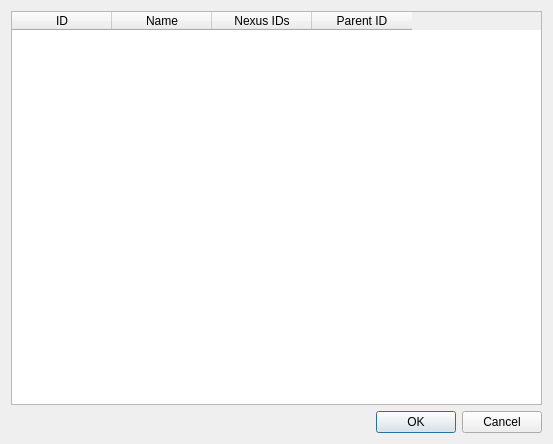
<?xml version="1.0" encoding="UTF-8"?>
<ui version="4.0">
 <class>CategoriesDialog</class>
 <widget class="QDialog" name="CategoriesDialog">
  <property name="geometry">
   <rect>
    <x>0</x>
    <y>0</y>
    <width>553</width>
    <height>444</height>
   </rect>
  </property>
  <property name="windowTitle">
   <string>Categories</string>
  </property>
  <layout class="QVBoxLayout" name="verticalLayout">
   <item>
    <widget class="QTableWidget" name="categoriesTable">
     <property name="contextMenuPolicy">
      <enum>Qt::CustomContextMenu</enum>
     </property>
     <property name="dragEnabled">
      <bool>false</bool>
     </property>
     <property name="dragDropOverwriteMode">
      <bool>false</bool>
     </property>
     <property name="dragDropMode">
      <enum>QAbstractItemView::NoDragDrop</enum>
     </property>
     <property name="defaultDropAction">
      <enum>Qt::IgnoreAction</enum>
     </property>
     <property name="selectionMode">
      <enum>QAbstractItemView::SingleSelection</enum>
     </property>
     <property name="selectionBehavior">
      <enum>QAbstractItemView::SelectRows</enum>
     </property>
     <property name="gridStyle">
      <enum>Qt::DashLine</enum>
     </property>
     <property name="wordWrap">
      <bool>false</bool>
     </property>
     <attribute name="horizontalHeaderVisible">
      <bool>true</bool>
     </attribute>
     <attribute name="horizontalHeaderDefaultSectionSize">
      <number>100</number>
     </attribute>
     <attribute name="horizontalHeaderHighlightSections">
      <bool>true</bool>
     </attribute>
     <attribute name="horizontalHeaderMinimumSectionSize">
      <number>26</number>
     </attribute>
     <attribute name="horizontalHeaderStretchLastSection">
      <bool>false</bool>
     </attribute>
     <attribute name="verticalHeaderVisible">
      <bool>true</bool>
     </attribute>
     <column>
      <property name="text">
       <string>ID</string>
      </property>
      <property name="toolTip">
       <string>Internal ID for the category.</string>
      </property>
      <property name="whatsThis">
       <string>Internal ID for the category. The categories a mod belongs to are stored by this ID. It is recommended you use new IDs for categories you add instead of re-using existing ones.</string>
      </property>
     </column>
     <column>
      <property name="text">
       <string>Name</string>
      </property>
      <property name="toolTip">
       <string>Name of the Categorie used for display.</string>
      </property>
      <property name="whatsThis">
       <string>Name of the Categorie used for display.</string>
      </property>
     </column>
     <column>
      <property name="text">
       <string>Nexus IDs</string>
      </property>
      <property name="toolTip">
       <string>Comma-Separated list of Nexus IDs to be matched to the internal ID.</string>
      </property>
      <property name="whatsThis">
       <string>&lt;!DOCTYPE HTML PUBLIC &quot;-//W3C//DTD HTML 4.0//EN&quot; &quot;http://www.w3.org/TR/REC-html40/strict.dtd&quot;&gt;
&lt;html&gt;&lt;head&gt;&lt;meta name=&quot;qrichtext&quot; content=&quot;1&quot; /&gt;&lt;style type=&quot;text/css&quot;&gt;
p, li { white-space: pre-wrap; }
&lt;/style&gt;&lt;/head&gt;&lt;body style=&quot; font-family:'MS Shell Dlg 2'; font-size:8.25pt; font-weight:400; font-style:normal;&quot;&gt;
&lt;p style=&quot; margin-top:0px; margin-bottom:0px; margin-left:0px; margin-right:0px; -qt-block-indent:0; text-indent:0px;&quot;&gt;&lt;span style=&quot; font-size:8pt;&quot;&gt;You can match one or multiple nexus categories to a internal ID. Whenever you download a mod from a Nexus Page, Mod Organizer will try to resolve the category defined on the Nexus to one available in MO.&lt;/span&gt;&lt;/p&gt;
&lt;p style=&quot;-qt-paragraph-type:empty; margin-top:0px; margin-bottom:0px; margin-left:0px; margin-right:0px; -qt-block-indent:0; text-indent:0px; font-size:8pt;&quot;&gt;&lt;/p&gt;
&lt;p style=&quot; margin-top:0px; margin-bottom:0px; margin-left:0px; margin-right:0px; -qt-block-indent:0; text-indent:0px;&quot;&gt;&lt;span style=&quot; font-size:8pt;&quot;&gt;To find out a category id used by the nexus, visit the categories list of the nexus page and hover over the links there.&lt;/span&gt;&lt;/p&gt;&lt;/body&gt;&lt;/html&gt;</string>
      </property>
     </column>
     <column>
      <property name="text">
       <string>Parent ID</string>
      </property>
      <property name="toolTip">
       <string>If set, the category is defined as a sub-category of another one. Parent ID needs to be a valid category ID.</string>
      </property>
     </column>
    </widget>
   </item>
   <item>
    <widget class="QDialogButtonBox" name="buttonBox">
     <property name="orientation">
      <enum>Qt::Horizontal</enum>
     </property>
     <property name="standardButtons">
      <set>QDialogButtonBox::Cancel|QDialogButtonBox::Ok</set>
     </property>
    </widget>
   </item>
  </layout>
 </widget>
 <resources/>
 <connections>
  <connection>
   <sender>buttonBox</sender>
   <signal>accepted()</signal>
   <receiver>CategoriesDialog</receiver>
   <slot>accept()</slot>
   <hints>
    <hint type="sourcelabel">
     <x>248</x>
     <y>254</y>
    </hint>
    <hint type="destinationlabel">
     <x>157</x>
     <y>274</y>
    </hint>
   </hints>
  </connection>
  <connection>
   <sender>buttonBox</sender>
   <signal>rejected()</signal>
   <receiver>CategoriesDialog</receiver>
   <slot>reject()</slot>
   <hints>
    <hint type="sourcelabel">
     <x>316</x>
     <y>260</y>
    </hint>
    <hint type="destinationlabel">
     <x>286</x>
     <y>274</y>
    </hint>
   </hints>
  </connection>
 </connections>
</ui>
